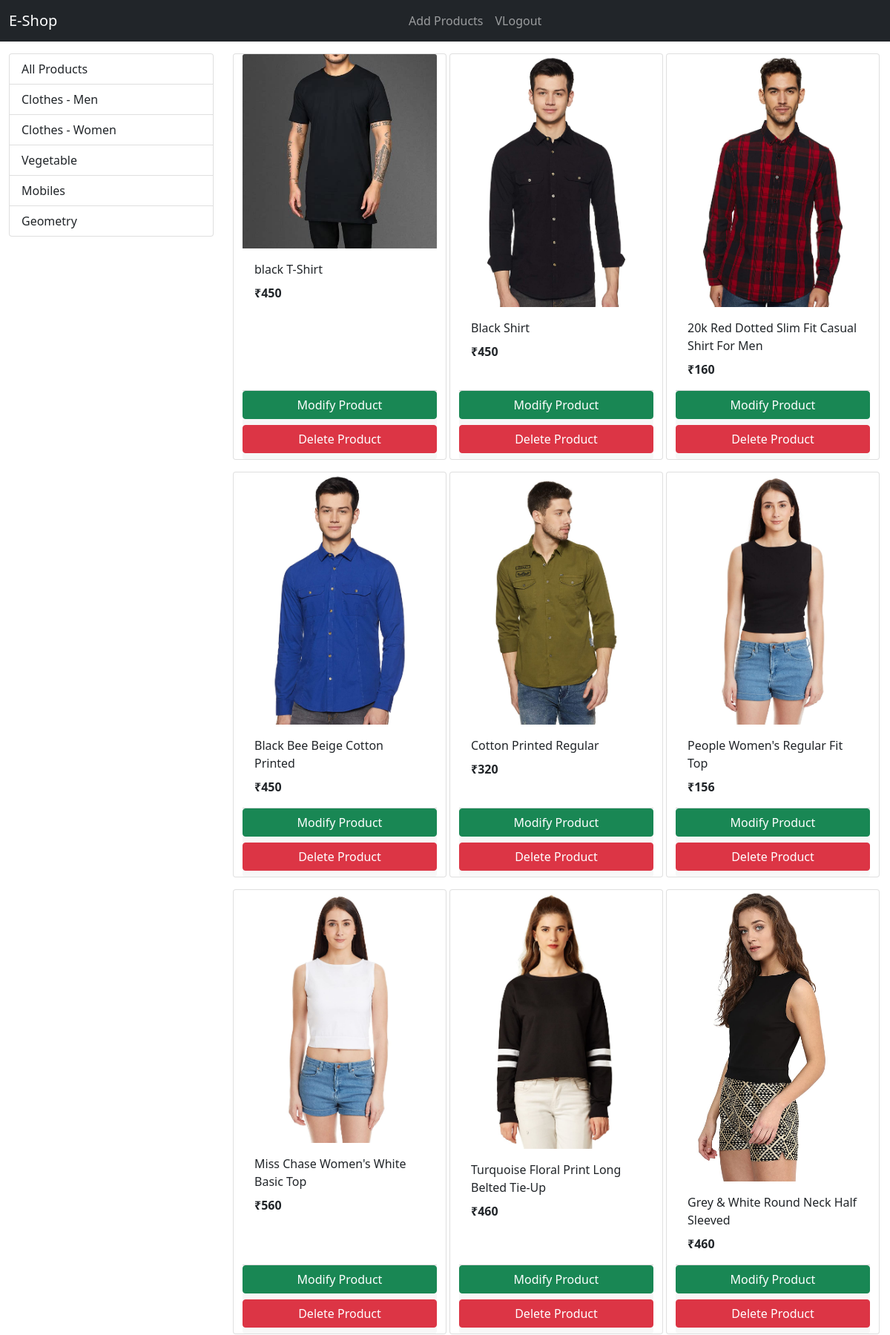
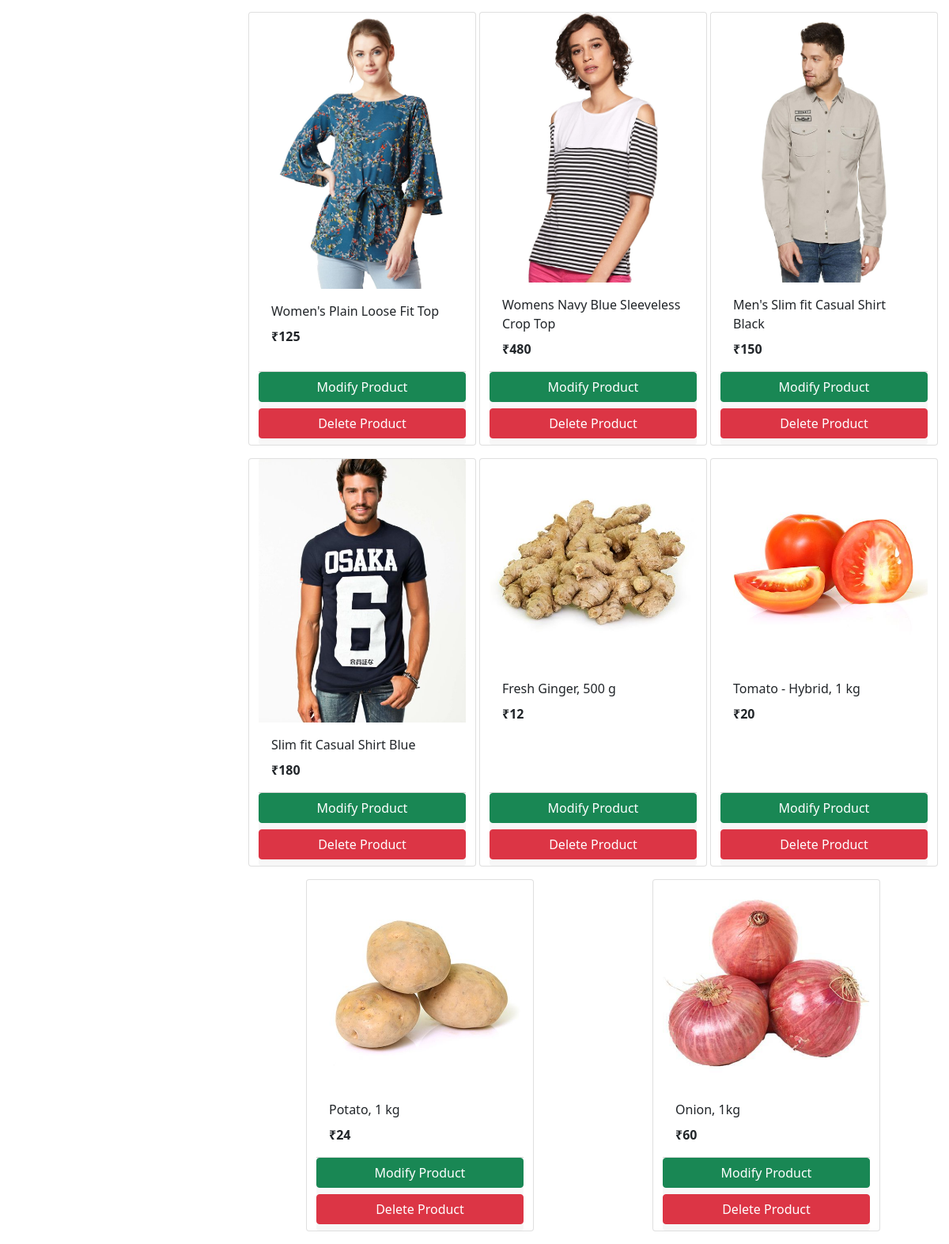
The page /vendor_home (signed in) on the database its author committed (2 pictures, top to bottom).
### store/models/category.py (models this page shows, shortened)
class Category(models.Model):
    name = models.CharField(max_length=20)
    @staticmethod
    def get_all_categories():
        return Category.objects.all()

### store/models/product.py (models this page shows, shortened)
class Product(models.Model):
    name = models.CharField(max_length=50)
    price = models.IntegerField(default=0)
    category = models.ForeignKey(Category, on_delete=models.CASCADE, default=1)
    description = models.CharField(max_length=200, default='', null=True, blank=True)
    image = models.ImageField(upload_to='uploads/products/')
    rating = models.DecimalField(default=0.0,max_digits=2, decimal_places=1)
    stock = models.IntegerField(default=50)
    vendor = models.ForeignKey(Vendor, on_delete=models.CASCADE, default=1)
    @staticmethod
    def get_all_products_by_vendor(vendorID):
        return Product.objects.filter(vendor=vendorID)

### store/views/vendor_home.py (the view)
# urls.py: path('vendor_home', vendor_home.VendorIndex.as_view(), name='vendor_homepage'),
class VendorIndex(View):
    def get(self, request):
        categoryID = request.GET.get('category')
        search = request.GET.get('search')
        vendorID = request.session.get('vendor')
        allproducts = Product.get_all_products_by_vendor(vendorID)
        if categoryID:
            products = Product.get_all_products_by_categoryid_vendor(categoryID,vendorID).order_by('-rating')
        elif search:
            products = Product.get_all_products_by_string_vendorID(search,vendorID).order_by('-rating')
        else:
            products = Product.get_all_products_by_vendor(vendorID)
        categories = Category.get_all_categories()
        data = {}
        data['products'] = products
        data['categories'] = categories
        data['allproducts'] = allproducts
        return render(request, 'vendor_base.html', data)

### store/templatetags/custom_filter.py (called while the page is built)
@register.filter(name='currency')
def currency(number):
    return("₹"+str(number))

### store/templates/vendor_base.html (shortened to what this page needs)
<!doctype html>
<html lang="en">
<head>
    <link href="https://cdn.jsdelivr.net/npm/bootstrap@5.1.1/dist/css/bootstrap.min.css" rel="stylesheet"
>
</head>
<body>
    {% load cart %}
    <nav class="navbar navbar-expand-lg navbar-dark bg-dark">
        <div class="container-fluid">
            <a class="navbar-brand" href="/">E-Shop</a>
            <div class="collapse navbar-collapse" id="navbarSupportedContent">
                <ul class="navbar-nav me-auto mb-2 mb-lg-0">
                    {% if request.session.vendor %}
                    <li class="nav-item">
                        <a class="nav-link" aria-current="page" href="/add_product">Add Products</a>
                    </li>
                    <li class="nav-item">
                        <a class="nav-link" aria-current="page" href="/vendor_logout">VLogout</a>
                    </li>
                    {% endif %}
                </ul>
            </div>
        </div>
    </nav>
    {% load cart %}
    {% load custom_filter %}
    <div class="container-fluid mt-3">
        <div class="row">
            <div class="col-lg-3 mx-auto">
                <div class="list-group">
                    <a href="/vendor_home" class="list-group-item list-group-item-action">All Products</a>
                    {% for category in categories %}
                    <a href="/vendor_home?category={{category.id}}"
                        class="list-group-item list-group-item-action">{{category.name}}</a>
                    {% endfor %}
                </div>
            </div>
            <div id='products' class="col-lg-9 mx-auto">
                <div class="row mx-auto">
                    {% for product in products %}
                    <div class="card mx-auto mb-3" id={{product.id}} style="width: 18rem;">
                        <img class="card-img-top" src="{{product.image.url}}" alt="Card image cap">
                        <div class="card-body">
                            <p class="card-title">{{product.name}}</p>
                            <p class="card-text"><b>{{product.price|currency}}</b></p>
                        </div>
                        <div class="card-footer p-0 no-gutters">
                            <a href="/modify_product_form?id={{product.id}}" class="btn btn-success col-lg-12 mb-2">Modify Product</a>
                            <a href="/delete_product?id={{product.id}}" class="btn btn-danger col-lg-12 mb-2">Delete Product</a>
                        </div>
                    </div>
                    {% endfor %}
                </div>
            </div>
        </div>
    </div>
</body>
</html>

### rows shown on the page
Category: name "Clothes - Men"
Category: name "Clothes - Women"
Category: name "Vegetable"
Category: name "Mobiles"
Category: name "Geometry"
Product: {{ product.id }} 1 (drawn), image (picture), name "black T-Shirt", price "₹450"
Product: image (picture), name "Black Shirt", price "₹450"
Product: image (picture), name "20k Red Dotted Slim Fit Casual Shirt For Men", price "₹160"
Product: image (picture), name "Black Bee Beige Cotton Printed", price "₹450"
Product: image (picture), name "Cotton Printed Regular", price "₹320"
Product: image (picture), name "People Women's Regular Fit Top", price "₹156"
Product: image (picture), name "Miss Chase Women's White Basic Top", price "₹560"
Product: image (picture), name "Turquoise Floral Print Long Belted Tie-Up", price "₹460"
Product: image (picture), name "Grey & White Round Neck Half Sleeved", price "₹460"
Product: image (picture), name "Women's Plain Loose Fit Top", price "₹125"
Product: image (picture), name "Womens Navy Blue Sleeveless Crop Top", price "₹480"
Product: image (picture), name "Men's Slim fit Casual Shirt Black", price "₹150"
Product: image (picture), name "Slim fit Casual Shirt Blue", price "₹180"
Product: image (picture), name "Fresh Ginger, 500 g", price "₹12"
Product: image (picture), name "Tomato - Hybrid, 1 kg", price "₹20"
Product: {{ product.id }} 18 (drawn), image (picture), name "Potato, 1 kg", price "₹24"
Product: image (picture), name "Onion, 1kg", price "₹60"
